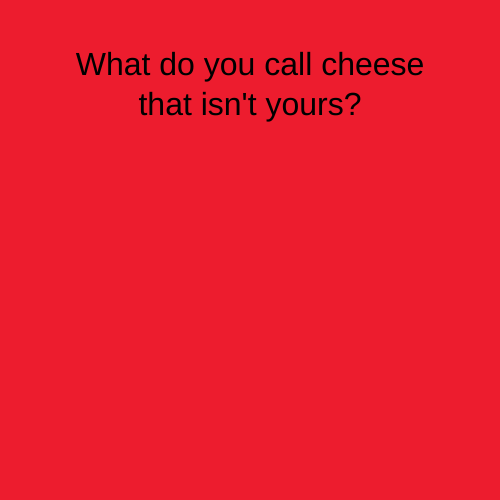
Frame 1 (no input)
Frame 60 (no input): identical to frame 1, image omitted
Frame 120 (the mouse pressed at the canvas centre since frame 60): identical to frame 1, image omitted

The p5.js sketch that drew this single still picture (run headless with seeded random() and noise() and a simulated clock; from frame 60 on, the mouse is pressed at the canvas centre):

// p5.js sketch
// ── sketch.js
timer = 0;
state = 0;

function setup() {
  createCanvas(500, 500);
  textSize(32);
  textAlign(CENTER);
  rectMode (CENTER);
}

function draw() {

  switch (state) {
    case 0:
      background("#ed1c2e");
      text("What do you call cheese that isn't yours?", 250, 250, 400, 400);
      //make timer count up 1 each loop
      //if timer is greater than 100 got to state 1
      timer++; //multiply is *
      if (timer > 5 * 60) {
        state = 1;
      }

      break;

    case 1:
      background("#ffd200");
      text("Nacho Cheese", 250, 250, 400, 400);
      break;


  }
}
